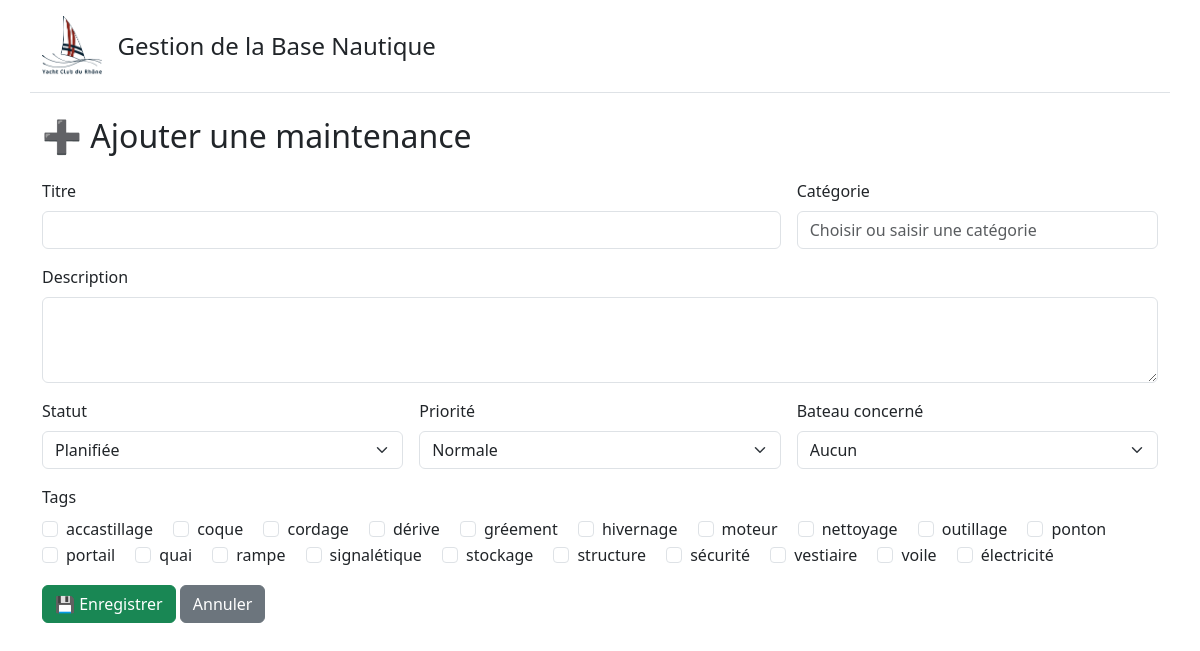
Page /maintenance/ajouter on the committed database.
### tables this page shows
CREATE TABLE "tags" (
	"id"	INTEGER,
	"nom"	TEXT NOT NULL UNIQUE,
	PRIMARY KEY("id" AUTOINCREMENT)
);

### app.py (the view, shortened to what this page needs)
@app.route('/maintenance/ajouter', methods=['GET', 'POST'])
def ajouter_maintenance():
    db = get_db()
    bateaux = db.execute("""
    SELECT id, nom FROM bateaux
    WHERE est_du_club = 1
    ORDER BY nom
    """).fetchall()
    tags = db.execute("SELECT id, nom FROM tags ORDER BY nom").fetchall()
    categories = [
    "Port", "Quai", "Ponton", "Anneau", "Borne électrique", "Tuyau d’eau", "Rampe",
    "Zone stockage", "Atelier", "Vestiaire", "Clé", "Toiture", "Sécurité",
    "Entretien courant", "Nettoyage", "Hivernage", "Gréement", "Cordage",
    "Voile", "Mât", "Gouvernail", "Bôme", "Dérive", "Accastillage", "Coque",
    "Gilet", "Matériel sécurité", "Remorque", "Treuil", "Tirant", "Bateau école",
    "Plancher", "Serrure", "Alimentation", "Signalétique", "Électricité",
    "Moteur", "Équipement électronique", "Plomberie", "Autre"
    ]
    return render_template('maintenance/formulaire.html', bateaux=bateaux, tags=tags, categories=categories)

### app.py (called while the page is built)
def get_db():
    if 'db' not in g:
        g.db = sqlite3.connect(DATABASE)
        g.db.row_factory = sqlite3.Row
    return g.db

@app.context_processor
def inject_now():
    from datetime import datetime
    return {'now': datetime.now}

### templates/maintenance/formulaire.html (shortened to what this page needs)
{% extends 'layout.html' %}
{% block content %}
<h2 class="mb-4">➕ Ajouter une maintenance</h2>
<form method="post" class="row g-3">
  <div class="col-md-8">
    <label class="form-label">Titre</label>
    <input type="text" name="titre" class="form-control" required>
  </div>
  <div class="col-md-4">
    <label class="form-label">Catégorie</label>
    <input list="liste_categories" name="categorie" class="form-control" placeholder="Choisir ou saisir une catégorie">
  </div>
  <div class="col-md-12">
    <label class="form-label">Description</label>
    <textarea name="description" class="form-control" rows="3"></textarea>
  </div>
  <div class="col-md-4">
    <label class="form-label">Statut</label>
    <select name="statut" class="form-select">
      <option value="planifiée" selected>Planifiée</option>
    </select>
  </div>
  <div class="col-md-4">
    <label class="form-label">Priorité</label>
    <select name="priorite" class="form-select">
      <option value="normale" selected>Normale</option>
    </select>
  </div>
  <div class="col-md-4">
    <label class="form-label">Bateau concerné</label>
    <select name="bateau_id" class="form-select">
      <option value="">Aucun</option>
    </select>
  </div>
  <div class="col-md-12">
    <label class="form-label">Tags</label><br>
    {% for tag in tags %}
      <div class="form-check form-check-inline">
        <input class="form-check-input" type="checkbox" name="tags" value="{{ tag.id }}" id="tag{{ tag.id }}">
        <label class="form-check-label" for="tag{{ tag.id }}">{{ tag.nom }}</label>
      </div>
    {% endfor %}
  </div>
  <div class="col-12">
    <button type="submit" class="btn btn-success">💾 Enregistrer</button>
    <a href="/maintenance/liste" class="btn btn-secondary">Annuler</a>
  </div>
</form>
<br>
<br>
<br>
<br>
<br>
<br>
{% endblock %}

### templates/layout.html (shortened to what this page needs)
<!DOCTYPE html>
<html lang="fr">
<head>
  <link href="{{ url_for('static', filename='bootstrap/css/bootstrap.min.css') }}" rel="stylesheet">
  <link href="{{ url_for('static', filename='style.css') }}" rel="stylesheet">
</head>
<body>
  <header class="container d-flex align-items-center justify-content-start py-3 mb-4 border-bottom">
    <a href="/" class="d-flex align-items-center text-decoration-none">
      <img src="{{ url_for('static', filename='logo.png') }}" alt="Logo du club" height="60" class="me-3">
      <h1 class="h4 mb-0 text-dark">Gestion de la Base Nautique</h1>
    </a>
  </header>
  <main class="container">
    {% block content %}{% endblock %}
  </main>
</body>
</html>

### rows in the picture
tags: nom "accastillage"
tags: nom "coque"
tags: nom "cordage"
tags: nom "dérive"
tags: nom "gréement"
tags: nom "hivernage"
tags: nom "moteur"
tags: nom "nettoyage"
tags: nom "outillage"
tags: nom "ponton"
tags: nom "portail"
tags: nom "quai"
tags: nom "rampe"
tags: nom "signalétique"
tags: nom "stockage"
tags: nom "structure"
tags: nom "sécurité"
tags: nom "vestiaire"
tags: nom "voile"
tags: nom "électricité"
